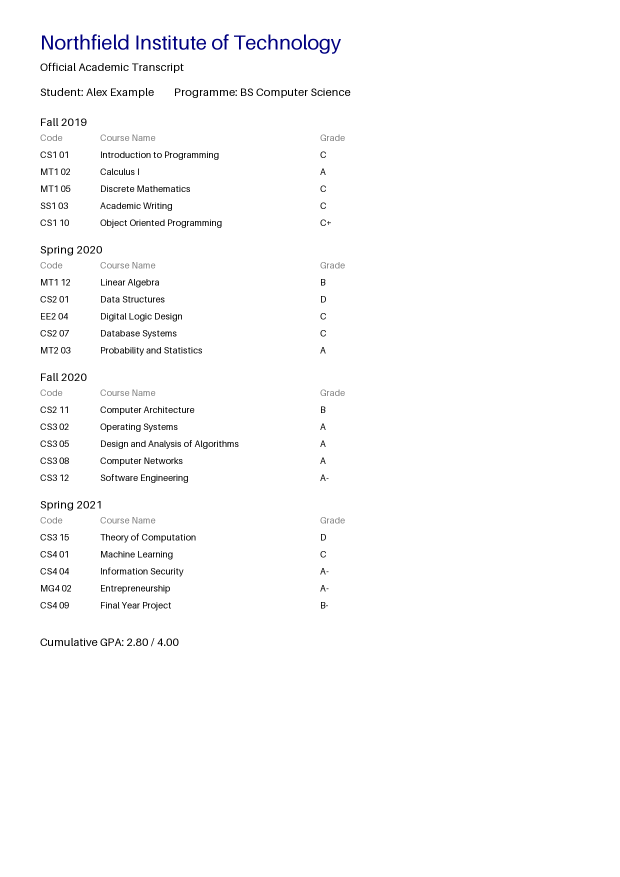
#> input picture evals/datasets/transcripts/synthetic_clean.png, 1240 x 1754 px (shown at 1/2 size); its folder holds only this picture in this run
$ python -i make_synthetic_transcripts.py   (imports and definitions only)
#> lines starting #> are read from the running program, lines starting #| are printed output that depends on the picture
#> further down, picture is the input picture: PIL image 1240x1754 RGB; mean R, G, B 251.2, 251.2, 251.5
"""Generate the synthetic transcript eval cases (fictional student and university).

    python -m evals.make_synthetic_transcripts

Writes <id>.png + <id>.json (ground truth) for a clean render and a degraded,
scan-like copy of the same transcript. Content is fixed by RANDOM_SEED so the
ground truth is reproducible.
"""
import json
import random
import sys
from pathlib import Path

from PIL import Image, ImageDraw, ImageFilter, ImageFont

from .datasets import DATASETS_DIR

RANDOM_SEED = 20261021
GRADE_POINTS = {"A": 4.0, "A-": 3.67, "B+": 3.33, "B": 3.0, "B-": 2.67, "C+": 2.33, "C": 2.0, "D": 1.0}
COURSES = [
    ("CS1 01", "Introduction to Programming"), ("MT1 02", "Calculus I"), ("MT1 05", "Discrete Mathematics"),
    ("SS1 03", "Academic Writing"), ("CS1 10", "Object Oriented Programming"), ("MT1 12", "Linear Algebra"),
    ("CS2 01", "Data Structures"), ("EE2 04", "Digital Logic Design"), ("CS2 07", "Database Systems"),
    ("MT2 03", "Probability and Statistics"), ("CS2 11", "Computer Architecture"), ("CS3 02", "Operating Systems"),
    ("CS3 05", "Design and Analysis of Algorithms"), ("CS3 08", "Computer Networks"), ("CS3 12", "Software Engineering"),
    ("CS3 15", "Theory of Computation"), ("CS4 01", "Machine Learning"), ("CS4 04", "Information Security"),
    ("MG4 02", "Entrepreneurship"), ("CS4 09", "Final Year Project"),
]
SEMESTERS = ["Fall 2019", "Spring 2020", "Fall 2020", "Spring 2021"]


def build_truth() -> dict:
    rng = random.Random(RANDOM_SEED)
    courses = [{"code": code, "name": name, "grade": rng.choice(list(GRADE_POINTS))} for code, name in COURSES]
    gpa = round(sum(GRADE_POINTS[c["grade"]] for c in courses) / len(courses), 2)
    return {"courses": courses, "grade_value": gpa}


def render(truth: dict) -> Image.Image:
    width, row_h = 1240, 34
    image = Image.new("RGB", (width, 1754), "white")
    draw = ImageDraw.Draw(image)
    title, body, small = (ImageFont.load_default(size=s) for s in (40, 22, 18))
    draw.text((80, 60), "Northfield Institute of Technology", font=title, fill="navy")
    draw.text((80, 120), "Official Academic Transcript", font=body, fill="black")
    draw.text((80, 170), "Student: Alex Example        Programme: BS Computer Science", font=body, fill="black")
    y = 230
    per_semester = len(truth["courses"]) // len(SEMESTERS)
    for i, semester in enumerate(SEMESTERS):
        draw.text((80, y), semester, font=body, fill="black")
        y += row_h
        for x, header in ((80, "Code"), (200, "Course Name"), (640, "Grade")):
            draw.text((x, y), header, font=small, fill="gray")
        y += row_h
        for course in truth["courses"][i * per_semester:(i + 1) * per_semester]:
            draw.text((80, y), course["code"], font=small, fill="black")
            draw.text((200, y), course["name"], font=small, fill="black")
            draw.text((640, y), course["grade"], font=small, fill="black")
            y += row_h
        y += row_h // 2
    draw.text((80, y + 20), f"Cumulative GPA: {truth['grade_value']:.2f} / 4.00", font=body, fill="black")
    return image


def degrade(image: Image.Image) -> Image.Image:
    rng = random.Random(RANDOM_SEED)
    smaller = image.resize((image.width * 3 // 5, image.height * 3 // 5)).rotate(0.8, expand=True, fillcolor="white")
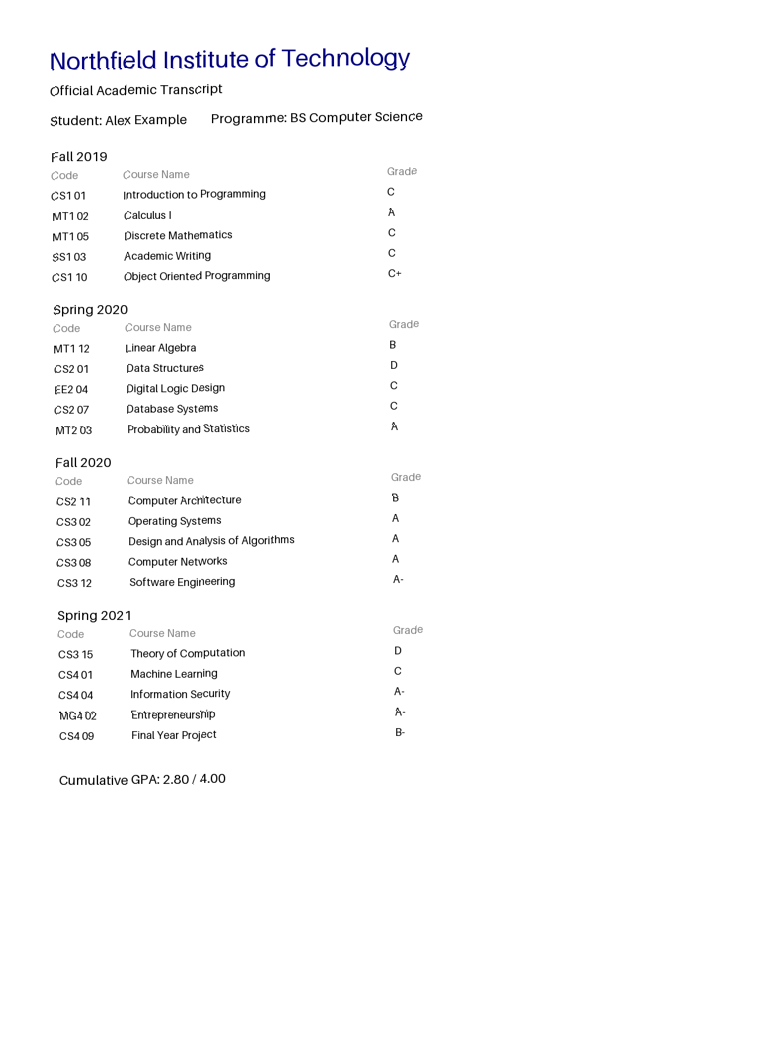
#> smaller: PIL image 760x1064 RGB; mean R, G, B 251.2, 251.2, 251.5
    noisy = smaller.copy()
    pixels = noisy.load()
    for _ in range(noisy.width * noisy.height // 60):
        x, y = rng.randrange(noisy.width), rng.randrange(noisy.height)
        shade = rng.randrange(150, 230)
        pixels[x, y] = (shade, shade, shade)
    return noisy.filter(ImageFilter.GaussianBlur(0.6))


def write_cases(out_dir: Path) -> None:
    out_dir.mkdir(parents=True, exist_ok=True)
    truth = build_truth()
    clean = render(truth)
    stored = {"courses": [{"name": c["name"], "grade": c["grade"]} for c in truth["courses"]], "grade_value": truth["grade_value"]}
    for case_id, image in (("synthetic_clean", clean), ("synthetic_scan", degrade(clean))):
        image.save(out_dir / f"{case_id}.png")
        (out_dir / f"{case_id}.json").write_text(json.dumps(stored, indent=2) + "\n")


# [2 lines not run here, left out]

>>> from PIL import Image
>>> picture = Image.open('datasets/transcripts/synthetic_clean.png')
>>> result = degrade(picture)
